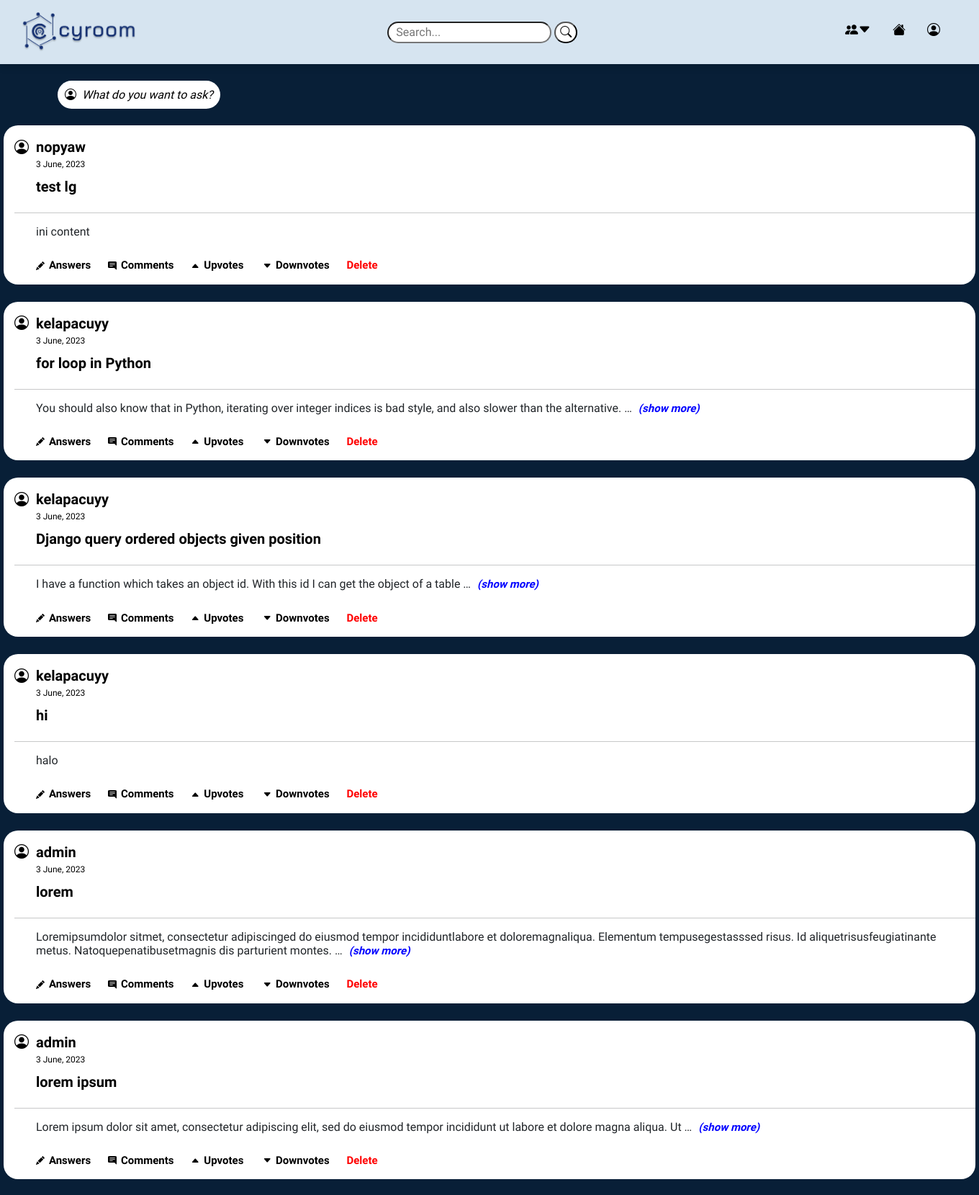
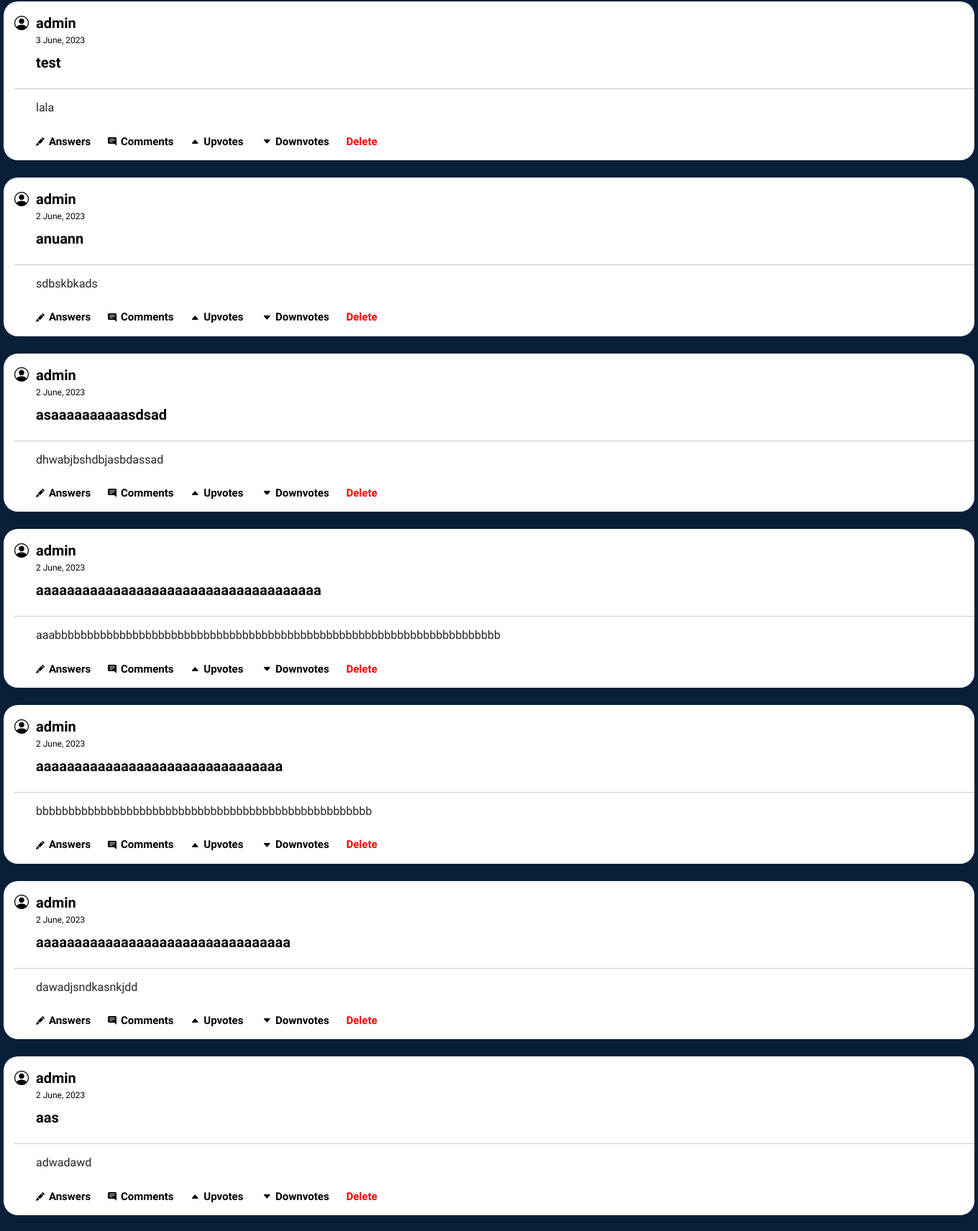
/home/ (upper part), run on the app's committed database (2 pictures, top to bottom).
### cyroombase/models.py (models this page shows, shortened)
class Question(models.Model):
    author = models.ForeignKey(User, on_delete=models.CASCADE, null=True)
    title = models.CharField(max_length=256)
    content = models.TextField()
    snippet = models.TextField(default=None, blank=True, null=True)
    upvotes = models.IntegerField(default=0)
    upvoted_users = models.ManyToManyField(User, related_name='upvoted_questions')
    downvotes = models.IntegerField(default=0)
    downvoted_users = models.ManyToManyField(User, related_name='downvoted_questions')
    upload_time = models.DateTimeField(default=timezone.now)

### cyroombase/views.py (the view)
# urls.py: path('', QuestionListView.as_view(), name='cyroombase-questions'),
class QuestionListView(ListView):
    model = Question
    template_name = 'cyroombase/home.html'
    context_object_name = 'question'
    ordering = ['-upload_time']

### cyroombase/templates/cyroombase/home.html (shortened to what this page needs)
{% extends "base.html" %}
  {% block content %}
  <div class="box">
    <a class="button" href="{% url 'cyroombase:question-create' %}" style="margin-left:30px;"
      ><i class="bi bi-person-circle">&nbsp;&nbsp;</i><i>What do you want to ask?</i></a>
  </div>
  {% for pertanyaan in question %}
  <div class="quest-container" style="width=80%; margin:0 auto;">
    <a href="{% url 'profile' %}"
      ><i class="bi bi-person-circle"></i>&nbsp;&nbsp;{{ pertanyaan.author }}</a
    >
    <p>{{pertanyaan.upload_time|date:"j F, Y"}}</p>
    <div id="title-sec" style="display: flex; align-items: center">
      <h3 id="fh3">
        <a href="{% url 'cyroombase:question-detail' pertanyaan.id%}"
          >{{ pertanyaan.title }}</a
        >
      </h3>
    </div>
    <hr />
    {% if pertanyaan.content|wordcount <= 20 %}
    <h6 id="fh6" style="text-align: left">{{ pertanyaan.content}}</h6>
    {% else %}
    <h6 id="fh6" style="text-align: left">
      {{ pertanyaan.content|truncatewords:20}}
      <a href="{% url 'cyroombase:question-detail' pertanyaan.id%}"
        ><i style="color:blue; font-style=normal;">(show more)</i></a
      >
    </h6>
    {% endif %}
    <p>&nbsp;</p>
    <p type="button" style="max-height: 100%">
      <i class="bi bi-pencil-fill"></i>&nbsp;
      <a href="{% url 'cyroombase:question-detail' pertanyaan.id%}">Answers</a>&nbsp;&nbsp;&nbsp;&nbsp;&nbsp;&nbsp;&nbsp;
      <i class="bi bi-chat-right-text-fill"></i>&nbsp;
      <a href="{% url 'cyroombase:question-detail' pertanyaan.id%}">Comments</a>&nbsp;&nbsp;&nbsp;&nbsp;&nbsp;&nbsp;&nbsp;
      <i class="bi bi-caret-up-fill" style="height: 20px"></i>&nbsp;
      {% if request.user in question.upvoted_users.all %}
          <a href="{% url 'cyroombase:upvote' pertanyaan.pk %}">{{ question.upvotes }} Upvotes</a>
      {% else %}
          <a href="{% url 'cyroombase:upvote' pertanyaan.pk %}">{{ question.upvotes }} Upvotes</a>
      {% endif %}
      &nbsp;&nbsp;&nbsp;&nbsp;&nbsp;&nbsp;&nbsp; <i class="bi bi-caret-down-fill"></i>&nbsp;
      {% if request.user in question.upvoted_users.all %}
          <a href="{% url 'cyroombase:downvote' pertanyaan.pk %}">{{ question.downvotes }} Downvotes</a>
      {% else %}
          <a href="{% url 'cyroombase:downvote' pertanyaan.pk %}">{{ question.downvotes }} Downvotes</a>
      {% endif %}
      &nbsp;&nbsp;&nbsp;&nbsp;&nbsp;&nbsp;&nbsp;<a href="{% url 'cyroombase:question-delete' pertanyaan.id%}" style="color:red">Delete</a>
    </p>
  </div>
  <br />
  {% empty %}
  <h1>No questions have been posted yet</h1>
  {% endfor %}
  {% endblock content %}

### static/base.css (style rules this page uses)
* { box-sizing: border-box; font-family: 'Bai Jamjuree'; text-decoration: none; }
body { min-height: 100%; background-color: #081f37; font-family: 'bai jamuree'; }
.box { width: 100%; margin: 120px 0px 30px 50px; border-radius: 20px; text-align: start; }
.button { font-size: 1em; padding: 10px; color: black; border-radius: 20px; text-decoration: none; cursor: pointer; transition: all 0.3s ease-out; background-color: white; width: 500px; }
.quest-container { margin: 0 auto; width: 1350px; justify-content: center; background-color: white; border-radius: 20px; max-height: 100%; padding-bottom: 20px; margin: 0px 50px 0px 50px; padding: 15px 0px 15px 15px; }
.quest-container p { color: black; margin: 0 auto; font-size: 12px; padding-left: 30px; text-decoration: none; }
.quest-container p a { color: black; font-size: 15px; }
.quest-container a { text-decoration: none; color: black; font-size: 20px; font-weight: bold; }
.quest-container h6 a { color: black; margin: 0 auto; font-size: 15px; padding: 15px 25px 15px 5px; }
#title-sec h3 { font-weight: bold; font-style: normal; padding-left: 30px; font-size: 20px; margin-top: 10px; }
#title-sec a { color: black; text-decoration: none; font-size: 20px; }
.quest-container h6 { padding: 0px 15px 0px 30px; }

### data on the page
Question: author "nopyaw", upload_time "3 June, 2023", title "test lg", content "ini content"
Question: author "kelapacuyy", upload_time "3 June, 2023", title "for loop in Python", content "You should also know that in Python, iterating over integer indices is bad style, and also slower than the alternative. …"
Question: author "kelapacuyy", upload_time "3 June, 2023", title "Django query ordered objects given position", content "I have a function which takes an object id. With this id I can get the object of a table …"
Question: author "kelapacuyy", upload_time "3 June, 2023", title "hi", content "halo"
Question: author "admin", upload_time "3 June, 2023", title "lorem", content "Loremipsumdolor sitmet, consectetur adipiscinged do eiusmod tempor incididuntlabore et doloremagnaliqua. Elementum tempusegestasssed risus. Id aliquetrisusfeugiatinante metus. Natoquepenatibusetmagnis dis parturient montes. …"
Question: author "admin", upload_time "3 June, 2023", title "lorem ipsum", content "Lorem ipsum dolor sit amet, consectetur adipiscing elit, sed do eiusmod tempor incididunt ut labore et dolore magna aliqua. Ut …"
Question: author "admin", upload_time "3 June, 2023", title "test", content "lala"
Question: author "admin", upload_time "2 June, 2023", title "anuann", content "sdbskbkads"
Question: author "admin", upload_time "2 June, 2023", title "asaaaaaaaaaasdsad", content "dhwabjbshdbjasbdassad"
Question: author "admin", upload_time "2 June, 2023", title "aaaaaaaaaaaaaaaaaaaaaaaaaaaaaaaaaaaaa", content "aaabbbbbbbbbbbbbbbbbbbbbbbbbbbbbbbbbbbbbbbbbbbbbbbbbbbbbbbbbbbbbbbbbbbbb"
Question: author "admin", upload_time "2 June, 2023", title "aaaaaaaaaaaaaaaaaaaaaaaaaaaaaaaa", content "bbbbbbbbbbbbbbbbbbbbbbbbbbbbbbbbbbbbbbbbbbbbbbbbbbbb"
Question: author "admin", upload_time "2 June, 2023", title "aaaaaaaaaaaaaaaaaaaaaaaaaaaaaaaaa", content "dawadjsndkasnkjdd"
Question: author "admin", upload_time "2 June, 2023", title "aas", content "adwadawd"
